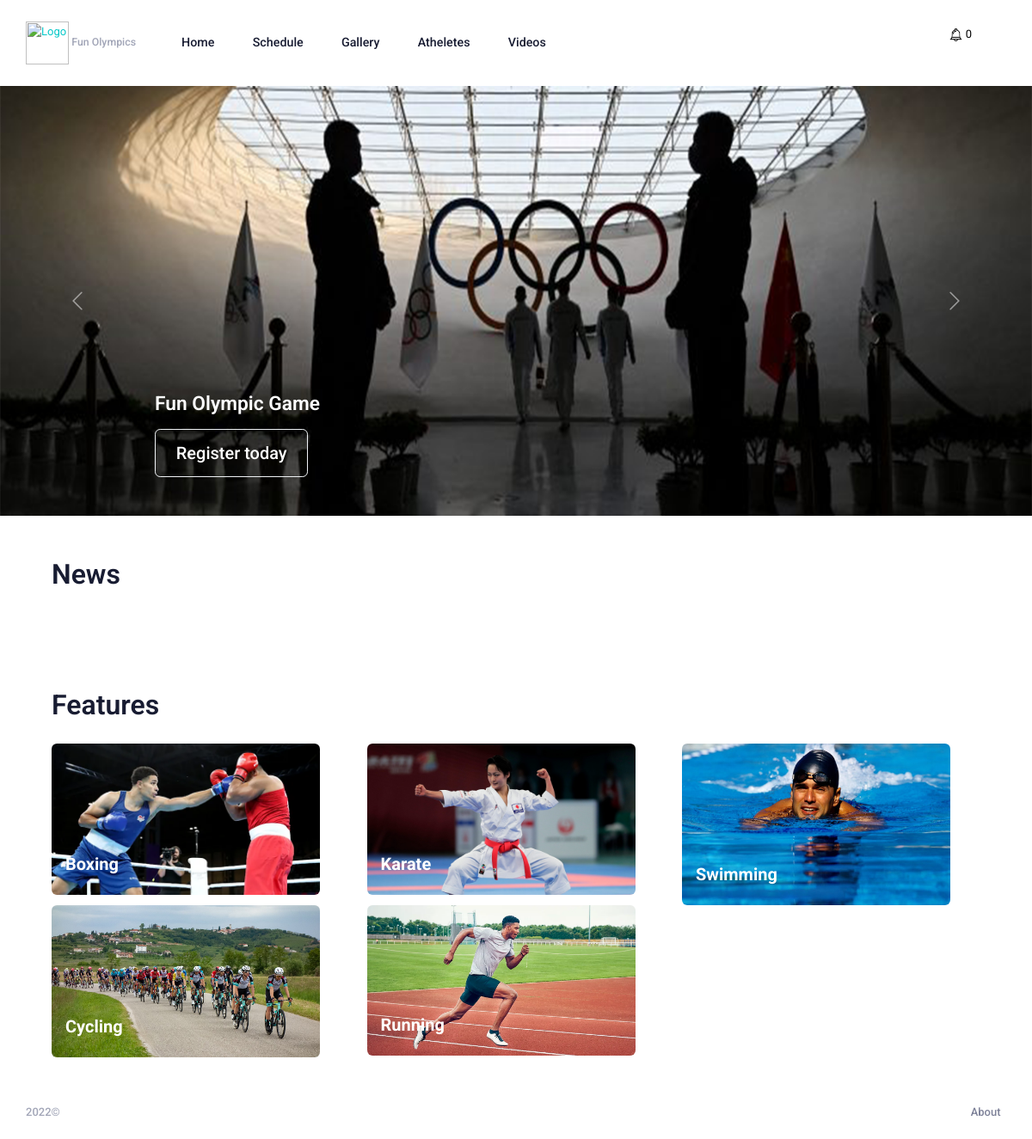
The app's page /, older data.
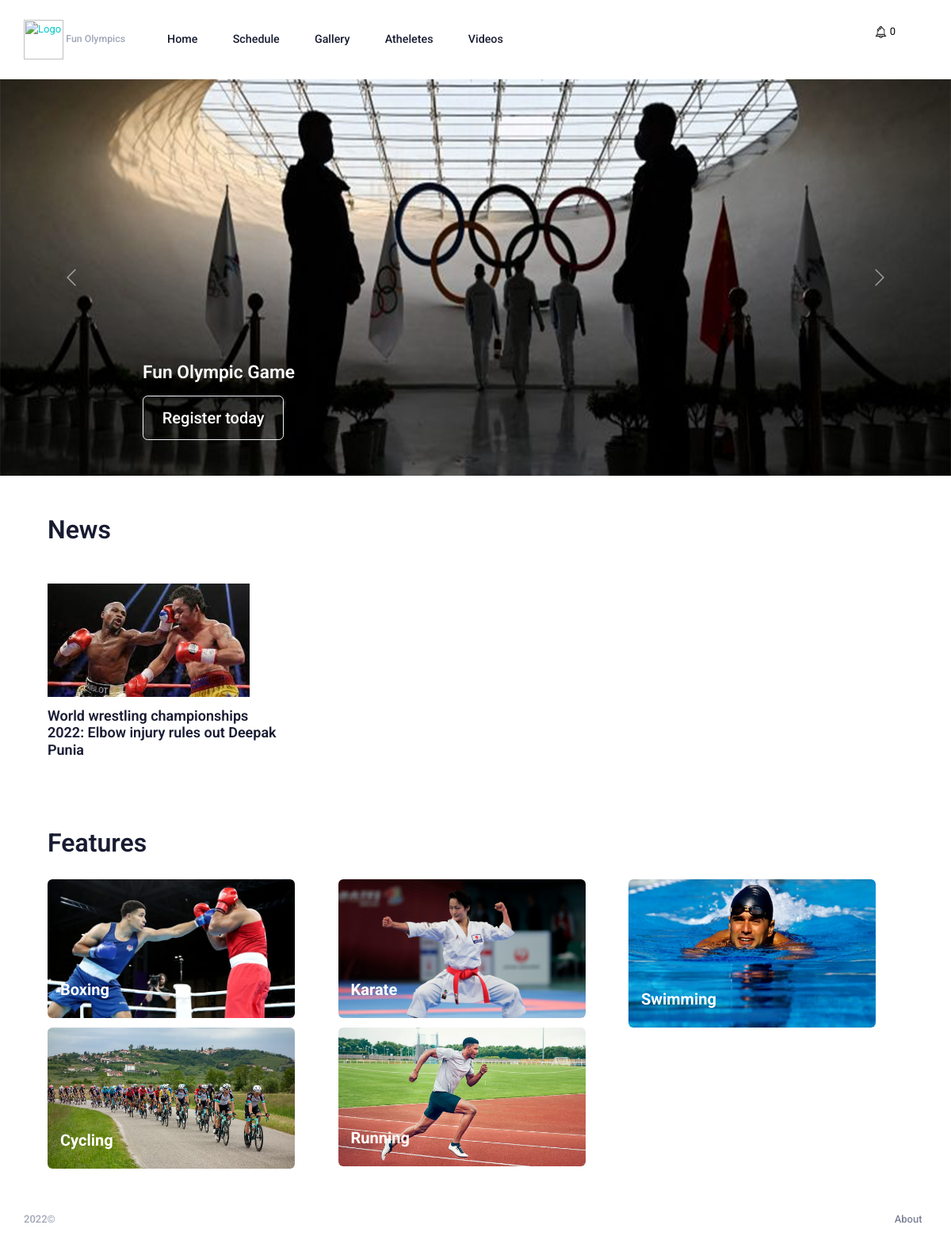
The same page, newer data.
### home/models.py (models this page shows, shortened)
class Features(models.Model):
    title = models.CharField(max_length=225, null=True)
    image = models.ImageField(upload_to='feat/images/')
    class Meta:
        verbose_name_plural = "Features"

class News(models.Model):
    title = models.CharField(max_length=255, null=True)
    image = models.ImageField(upload_to='news/')
    created_at = models.DateTimeField(auto_now_add=True)
    class Meta:
        verbose_name_plural = "News"

### home/views.py (the view)
# urls.py: path("", HomeView.as_view(), name="home"),
class HomeView(View):
    def get(self, request):
        feat = Features.objects.all()
        context = {
            'feat': feat
        }
        return render(request, 'home/home.html', context)

### home/context_processors.py (called while the page is built)
def get_notifications(request):
    try:
        user = request.user
        notification = Notification.objects.filter(user=user)
        count = notification.count()
    except Exception:
        notification = ""
        count = 0
    return {
        'noti_count': count,
        'noti_data' : notification
    }

def get_news(request):
    news = News.objects.all().order_by('-id')
    return {'news':news}

### templates/home/home.html (shortened to what this page needs)
{% extends "home/base.html" %}
{% load static %}
{% block content %}
<div id="myCarousel" class="carousel slide" data-bs-ride="carousel">
    <div class="carousel-inner">
        <div class="carousel-item active">
            <div id="carouselExampleControls" class="carousel slide" data-ride="carousel">
                <div class="carousel-inner">
                    <div class="carousel-item active">
                    </div>
                    <div class="carousel-item active">
                        <img class="d-block w-100" src="/media/static/img/Untitled-1.png" alt="First slide"
                            height="500">
                    </div>
                </div>
                <a class="carousel-control-prev" href="#carouselExampleControls" role="button" data-slide="prev">
                    <span class="carousel-control-prev-icon" aria-hidden="true"></span>
                </a>
                <a class="carousel-control-next" href="#carouselExampleControls" role="button" data-slide="next">
                    <span class="carousel-control-next-icon" aria-hidden="true"></span>
                </a>
            </div>
            <div class="">
                <div class="carousel-caption text-start">
                    <h1 class="text-white mb-5">Fun Olympic Game</h1>
                    {% if request.user.is_authenticated %}
                    <p><a class="btn btn-lg border text-white" style="font-size: 20px;" href="{% url 'video' %}">Let's
                            have fun</a></p>
                    {% else %}
                    <p><a class="btn btn-lg border text-white" style="font-size: 20px;"
                            href="{% url 'signup' %}">Register today</a></p>
                    {% endif %}
                </div>
            </div>
        </div>
    </div>
</div>
<div class="mt-15 mb-10">
    <div class="container">
        <h4 style="font-size: 32px;">News</h4>
        <div class="mt-10">
            <div class="row">
                {% for data in news %}
                <div class="col-3">
                    <img class="img-fluid mt-5" src="{{data.image.url}}" width="300">
                    <h5 class="mt-4" style="font-size: 18px; width: 300px; ">{{data.title}}</h5>
                </div>
                {% endfor %}
            </div>
        </div>
    </div>
</div>
<div class="mt-15 mb-10">
    <div class="container">
        <h4 style="font-size: 32px;">Features</h4>
        <div class="mt-8">
            <div class="row">
                {% for data in feat %}
                <div class="col-4">
                    <div style="position: relative;">
                        <img src="{{data.image.url}}" alt="" srcset="" class="rounded" width="90%">
                        <p class="text-white"
                            style="font-weight: bold;  position: absolute; font-size: 20px; bottom: 8px; left: 16px;">
                            {{data.title}}
                        </p>
                    </div>
                </div>
                {% endfor %}
            </div>
        </div>
    </div>
</div>
{% endblock %}

### templates/home/base.html (shortened to what this page needs)
{% load static %}
{% include "partials/_head.html" %}
<body hx-headers='{"X-CSRFToken": "{{ csrf_token }}"}' id="kt_body" style="background-color: white;" class="header-fixed header-tablet-and-mobile-fixed toolbar-enabled">
    <div class="d-flex flex-column flex-root">
        <div class="page d-flex flex-row flex-column-fluid">
            <div class="wrapper d-flex flex-column flex-row-fluid" id="kt_wrapper">
                {% include "partials/_header.html" %}
                {% block content %}{% endblock %}
                {% include "partials/_footer.html" %}
            </div>
        </div>
    </div>
</body>
</html>

### templates/partials/_head.html (shortened to what this page needs)
{% load static %}
<html lang="en">
<head>
    <link rel="stylesheet" href="https://cdn.jsdelivr.net/npm/bootstrap@4.6.1/dist/css/bootstrap.min.css">
    <link href="{% static 'assets/plugins/global/plugins.bundle.css' %}" rel="stylesheet" type="text/css" />
    <link href="{% static 'assets/css/style.bundle.css' %}" rel="stylesheet" type="text/css" />
    <link rel="stylesheet" href="https://use.fontawesome.com/releases/v5.7.0/css/all.css">
</head>

### templates/partials/_header.html (shortened to what this page needs)
{% load static %}
<div id="kt_header" class="header align-items-stretch" data-kt-sticky="true" data-kt-sticky-name="header"
    data-kt-sticky-offset="{default: '200px', lg: '300px'}">
    <div class="container-xxl d-flex align-items-center">
        <div class="header-logo me-5 me-md-10 flex-grow-1 flex-lg-grow-0">
            <a href="{% url 'home' %}">
                <img id="olympic-logo" alt="Logo" src="" class="logo-sticky h-50px" />
                <a href="{% url 'home' %}" class="fw-bold text-muted text-hover-primary fs-7">Fun
                    Olympics</a>
            </a>
        </div>
        <div class="text-center">
            <a href="/" class="btn">Home</a>
            <a href="{% url 'schedule' %}" class="btn">Schedule</a>
            <a href="{% url 'gallery' %}" class="btn">Gallery</a>
            <a href="{% url 'atheletes' %}" class="btn">Atheletes</a>
            <a href="{% url 'video' %}" class="btn">Videos</a>
        </div>
        <div class="d-flex align-items-stretch justify-content-between flex-lg-grow-1">
            <div class="topbar d-flex align-items-stretch flex-shrink-0">
                <div>
                    <a href="#" data-toggle="dropdown">
                        <img src="/media/images/bell.png" class="img-fluid" width="15" />
                        <span style="color: black;">{{noti_count}}</span>
                    </a>
                </div>
                <div class="d-flex align-items-center me-n3 ms-1 ms-lg-3" id="kt_header_user_menu_toggle">
                    <div class="btn btn-icon btn-active-light-primary btn btn-icon btn-active-light-primary btn-custom w-30px h-30px w-md-40px h-md-40px"
                        data-kt-menu-trigger="click" data-kt-menu-attach="parent" data-kt-menu-placement="bottom-end">
                    </div>
                </div>
            </div>
        </div>
    </div>
</div>

### templates/partials/_footer.html
{% load static %}
<div class="footer py-4 d-flex flex-lg-column" id="kt_footer">
    <div class="container-xxl d-flex flex-column flex-md-row align-items-center justify-content-between">
        <div class="text-dark order-2 order-md-1">
            <span class="text-muted fw-bold me-1">{% now 'Y' %}©</span>
        </div>
        <ul class="menu menu-gray-600 menu-hover-primary fw-bold order-1">
            <li class="menu-item">
                <a href="{% url 'about' %}" class="menu-link px-2">About</a>
            </li>
        </ul>
    </div>
</div>

### templates/partials/_scrolltotop.html (shortened to what this page needs)
{% load static %}

### templates/partials/_scripts.html (shortened to what this page needs)
{% load static %}

Row changes from the older to the newer data that the page shows:
added News: image (picture), title "World wrestling championships 2022: Elbow injury rules out Deepak Punia"
